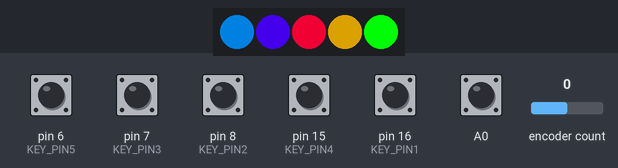
Simulated run of this program. Board: SparkFun Pro Micro, built with avr-gcc and run on an emulated ATmega32U4. Parts: 5 RGB LEDs in strip order, left to right. Inputs (shaded band) come from the test bench; at power-on: A0, pin 6 (KEY_PIN5), pin 7 (KEY_PIN3), pin 8 (KEY_PIN2), pin 15 (KEY_PIN4), pin 16 (KEY_PIN1) HIGH, encoder count 0. USB keyboard and mouse output is not drawn.

Above: at 4.25 s.
4.3 s: pin 6 (KEY_PIN5) pulled LOW for 1 s
At 5.43 s:
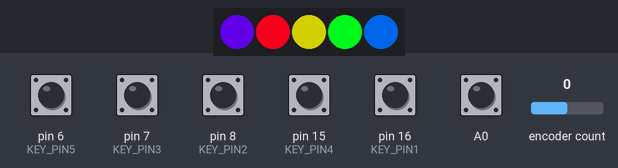
5.9 s: A0 pulled LOW for 0.15 s
At 6.05 s:
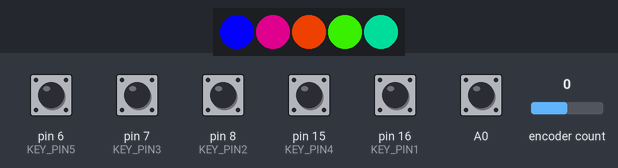
6.6 s: pin 7 (KEY_PIN3) pulled LOW for 1 s
At 8.05 s:
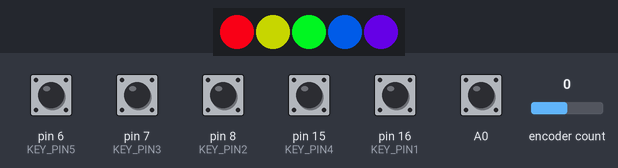
8.2 s: encoder count set to 1
At 8.35 s:
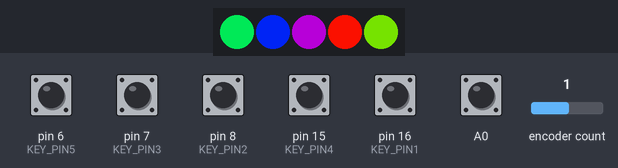
11.2 s: pin 8 (KEY_PIN2) pulled LOW for 0.15 s
At 11.47 s:
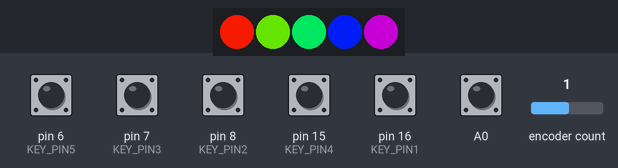
11.9 s: A0 pulled LOW for 0.15 s
At 12.05 s:
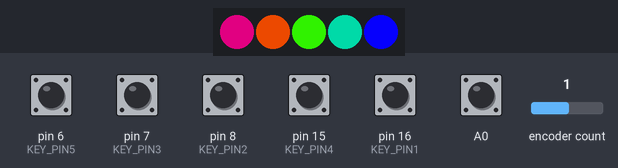
Timing chart, 0 to 16.1 s (numbered marks = the images above; inputs shaded):
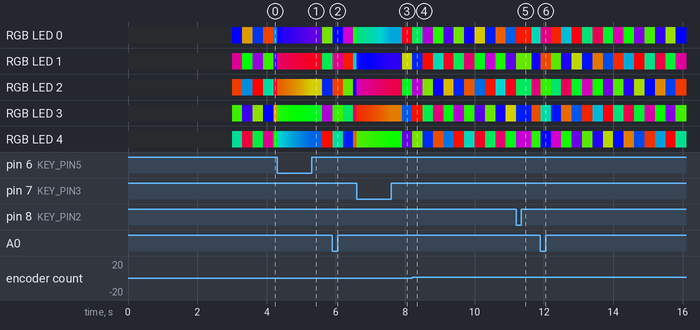

The program:

main.cpp
```cpp
////////////////////////////////////////////// INCLUDED LIBRARIES

#include <Arduino.h>
#include <SimpleRotary.h>
#include "HID-Project.h"
#include <FastLED.h>

////////////////////////////////////////////// PINOUT
//          Key Pin layout
//     Rotary, 16, 8, 7, 15, 6
//          LED Strip Pin 10
//////////////////////////////////////////////  KEY PINS

// Pin A (CCW), Pin B (CW), Button Pin
SimpleRotary rotary(2,3,A0);

#define KEY_PIN1 16
#define KEY_PIN2 8
#define KEY_PIN3 7
#define KEY_PIN4 15
#define KEY_PIN5 6

//////////////////////////////////////////////  LED SECTION

// How many leds in your strip?
#define NUM_LEDS 5
#define COLOR_ORDER GRB
#define LED_TYPE WS2812
#define FRAMES_PER_SECOND 120

//Data pin to WS2812 LED strip
#define DATA_PIN 10

// Define the array of leds
CRGB leds[NUM_LEDS];

////////////////////////////////////////////// WS2812B LED Rainbow Wave

CRGB Scroll(int pos) {
  CRGB color (0,0,0);
  if(pos < 85) {
    color.g = 0;
    color.r = ((float)pos / 85.0f) * 255.0f;
    color.b = 255 - color.r;
  } else if(pos < 170) {
    color.g = ((float)(pos - 85) / 85.0f) * 255.0f;
    color.r = 255 - color.g;
    color.b = 0;
  } else if(pos < 256) {
    color.b = ((float)(pos - 170) / 85.0f) * 255.0f;
    color.g = 255 - color.b;
    color.r = 0;
  }
  return color;
}

void Scroll();

////////////////////////////////////////////// MAIN SETUP

void setup()
{
  Keyboard.begin();
  Consumer.begin();
  FastLED.addLeds<NEOPIXEL, DATA_PIN>(leds, NUM_LEDS);  // GRB ordering is assumed
  Serial.begin(9600);

  pinMode(6,  INPUT_PULLUP);
  pinMode(7,  INPUT_PULLUP);
  pinMode(8,  INPUT_PULLUP);
  pinMode(15, INPUT_PULLUP);
  pinMode(16, INPUT_PULLUP);
  pinMode(A0, INPUT_PULLUP);
  delay(3000);
}

//////////////////////////////////////////// MAIN LOOP

void loop() {
  for(int j = 0; j < 256; j++) {
    for(int i = 0; i < NUM_LEDS; i++) {
      leds[i] = Scroll((i * 256 / NUM_LEDS + j) % 256);
    }

    FastLED.show();
    delay(1);

////////////////////////////////////////////// ROTARY INPUTS

  byte f;

  // 0 = not turning, 1 = CW, 2 = CCW
  f = rotary.rotate();

  if( f == 1 ) // MEDIA VOLUME UP
      {
      Consumer.write(MEDIA_VOLUME_UP);
      delay(50);
      }

  if( f == 2 ) // MEDIA VOLUME DOWN
      {
      Consumer.write(MEDIA_VOLUME_DOWN);
      delay(50);
      }

  if(digitalRead(A0)==LOW)// TOGGLE MUTE
      {
      Consumer.write(MEDIA_VOL_MUTE);
      delay(200);
      }

////////////////////////////////////////////// KEY INPUTS

  if(digitalRead(6)==LOW)// F20
      {
      Keyboard.write(KEY_F20);
      delay(50);
      }

  if(digitalRead(15)==LOW)// F21
      {
      Keyboard.write(KEY_F21);
      delay(50);
      }

  if(digitalRead(7)==LOW)// F22
      {
      Keyboard.write(KEY_F22);
      delay(50);
      }

  if(digitalRead(8)==LOW)// F23
      {
      Keyboard.write(KEY_F23);
      delay(50);
      }

  if(digitalRead(16)==LOW)// F24
      {
      Keyboard.write(KEY_F24);
      delay(50);
      }
    }
}

void Scroll()
{
for(int j = 0; j < 256; j++)
  {
    for(int i = 0; i < NUM_LEDS; i++)
      {
      leds[i] = Scroll((i * 256 / NUM_LEDS + j) % 256);
      }

    FastLED.show();
    delay(5);
  }
}
```

Measured:
- after the input at 4.3 s, the LEDs: first change after 0.05 s (image 1 shows a later state)
- after the input at 5.9 s, the LEDs: change at once (image 2)
- after the input at 6.6 s, the LEDs: first change at once (image 3 shows a later state)
- after the input at 8.2 s, the LEDs: change at once (image 4)
